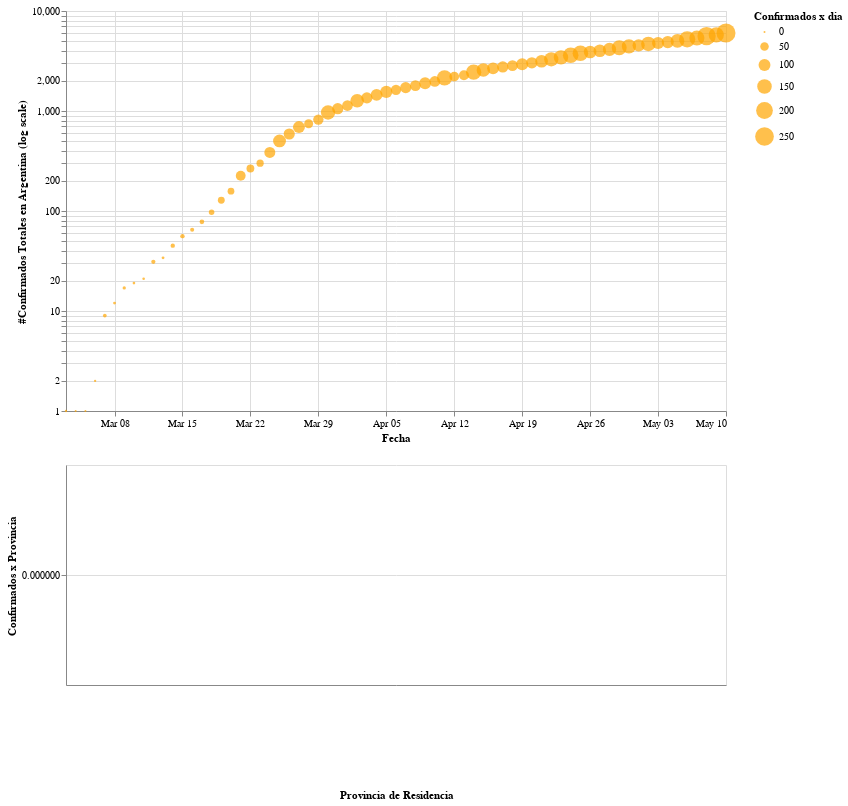

Source (notebook cell):
### Markdown cell above
### Curvas

Visualizamos algunas curvas y graficos relacionados al covid 19.
En el grafico central podemos ver la evolucion de casos confirmados:
- el radio indica la cantidad de casos confirmados en el dia (tooltip)
- la selección de un dado dia activa el grafico de barra indicando la distribucion por provincia.

### Code cell
#hide_input
width_=660
height_curve_=400
height_bar_=220

source=df_
pts = alt.selection(type="single", encodings=['x'],empty='none')
#

tooltip_points=[alt.Tooltip('confirmados:Q', title='#Confirmados @Fecha'),\
                alt.Tooltip('fecha:T', title='Fecha'),\
                alt.Tooltip('provincia:N', title='Provincia'),\
                alt.Tooltip('muertes:Q', title='Muertes'),\
                alt.Tooltip('recuperados:Q', title='Recuperados')]

points = alt.Chart(source).mark_circle(color='orange').encode(
    alt.X('fecha:T',title='Fecha'),
    alt.Y('cumsum_confirmados:Q',scale=alt.Scale(type='log'),title='#Confirmados Totales en Argentina (log scale)'),
    size=alt.Size('confirmados',title='Confirmados x dia'),
    color=alt.condition(pts, 'confirmados:Q', alt.value('orange'),legend=None),
    tooltip=tooltip_points
).properties(        width=width_,
        height=height_curve_).transform_filter((datum.provincia == 'Argentina_Nacion')).add_selection(pts)


tooltip_bars=[alt.Tooltip('cumsum_confirmados:Q', title='#Confirmados Totales'),alt.Tooltip('fecha:T', title='Fecha'),alt.Tooltip('provincia:N', title='Provincia')]

bars = alt.Chart(source).mark_bar().encode(
       alt.X('provincia:N',axis=alt.Axis(minExtent=100),title='Provincia de Residencia'),
        alt.Y('cumsum_confirmados:Q',title='Confirmados x Provincia'),
        color=alt.Color('cumsum_confirmados:Q',title='Confirmados x Provincia',legend=None),
        tooltip=tooltip_bars).properties(  
    width=width_,
        height=height_bar_
    ).transform_filter(datum.provincia != 'Argentina_Nacion').transform_filter((pts)).interactive()

texts = alt.Chart(source).mark_text(dy=0, size=20).encode(
    text='fecha:T'
).transform_filter(
    pts
)
if write_products:
    lines_html=os.path.join(data_includes_,'ultimo_reporte_lines.html')
    alt.vconcat(points, bars+texts,data=source).save(lines_html)
if running_nb:
    display(alt.vconcat(points, bars+texts))

### Figure 1 — Vega-Lite specification as saved in the notebook (floating-point values rounded to 4 significant figures; data arrays with more than 128 entries replaced by an {"elided": "..."} marker saying what was removed)
{"config": {"view": {"continuousWidth": 400, "continuousHeight": 300}}, "vconcat": [{"mark": {"type": "circle", "color": "orange"}, "encoding": {"color": {"condition": {"type": "quantitative", "field": "confirmados", "legend": null, "selection": "selector001"}, "value": "orange"}, "size": {"type": "quantitative", "field": "confirmados", "title": "Confirmados x dia"}, "tooltip": [{"type": "quantitative", "field": "confirmados", "title": "#Confirmados @Fecha"}, {"type": "temporal", "field": "fecha", "title": "Fecha"}, {"type": "nominal", "field": "provincia", "title": "Provincia"}, {"type": "quantitative", "field": "muertes", "title": "Muertes"}, {"type": "quantitative", "field": "recuperados", "title": "Recuperados"}], "x": {"type": "temporal", "field": "fecha", "title": "Fecha"}, "y": {"type": "quantitative", "field": "cumsum_confirmados", "scale": {"type": "log"}, "title": "#Confirmados Totales en Argentina (log scale)"}}, "height": 400, "selection": {"selector001": {"type": "single", "encodings": ["x"], "empty": "none"}}, "transform": [{"filter": "(datum.provincia === 'Argentina_Nacion')"}], "width": 660}, {"layer": [{"mark": "bar", "encoding": {"color": {"type": "quantitative", "field": "cumsum_confirmados", "legend": null, "title": "Confirmados x Provincia"}, "tooltip": [{"type": "quantitative", "field": "cumsum_confirmados", "title": "#Confirmados Totales"}, {"type": "temporal", "field": "fecha", "title": "Fecha"}, {"type": "nominal", "field": "provincia", "title": "Provincia"}], "x": {"type": "nominal", "axis": {"minExtent": 100}, "field": "provincia", "title": "Provincia de Residencia"}, "y": {"type": "quantitative", "field": "cumsum_confirmados", "title": "Confirmados x Provincia"}}, "height": 220, "selection": {"selector002": {"type": "interval", "bind": "scales", "encodings": ["x", "y"]}}, "transform": [{"filter": "(datum.provincia !== 'Argentina_Nacion')"}, {"filter": {"selection": "selector001"}}], "width": 660}, {"mark": {"type": "text", "dy": 0, "size": 20}, "encoding": {"text": {"type": "temporal", "field": "fecha"}}, "transform": [{"filter": {"selection": "selector001"}}]}]}], "data": {"name": "data-7bba166a16a3373e0e4946b94243de7a"}, "$schema": "https://vega.github.io/schema/vega-lite/v4.8.1.json", "datasets": {"data-7bba166a16a3373e0e4946b94243de7a": {"elided": "1725 records"}}}
